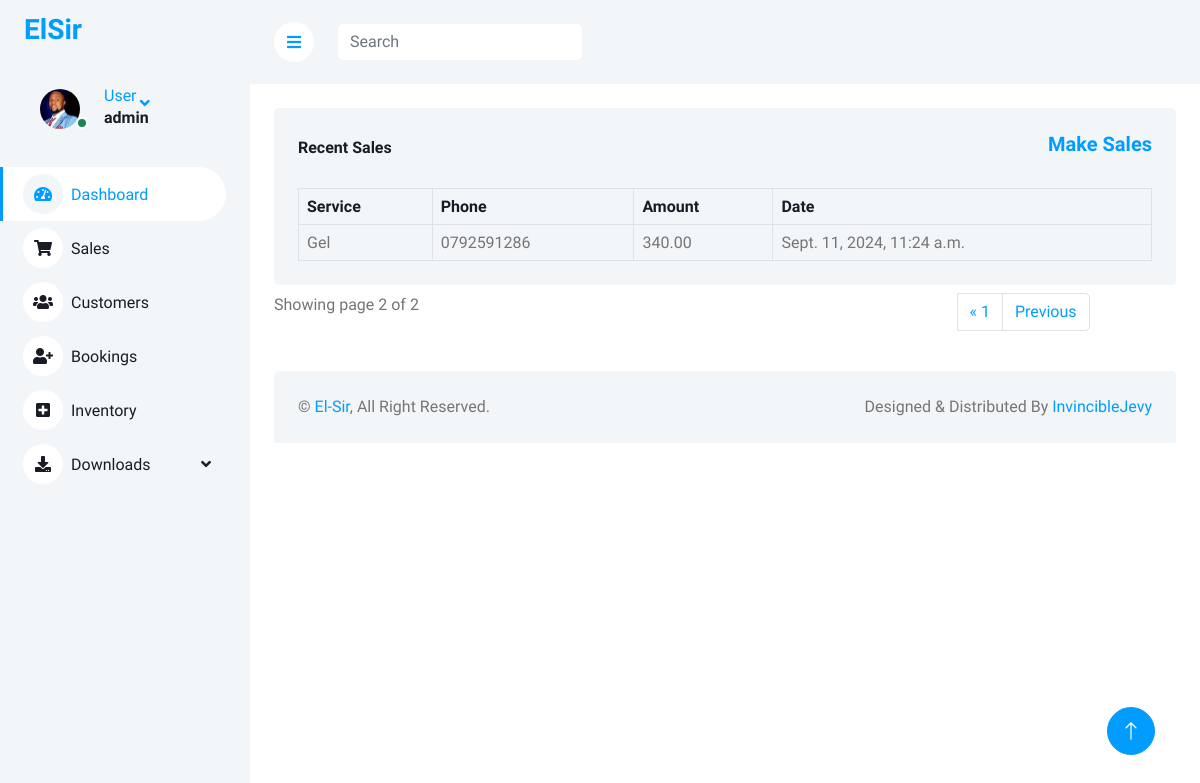
Screenshot of /sales/?page=2 (signed in) with the database file from the repository.
### elsiruser/models.py (models this page shows, shortened)
class Sale(models.Model):
    customer_name = models.ForeignKey(Customer, on_delete = models.PROTECT)
    phone = models.CharField(max_length=12,null=True)
    services = models.CharField(max_length=255,default="" )
    CASH = "cash"
    MPESA = "Mpesa"
    PAYMENT_MODE = {
        CASH : "cash",
        MPESA : "Mpesa"
        }
    payment_mode = models.CharField(
    max_length= 10,
    choices=PAYMENT_MODE,
    default=CASH,
    )
    mpesa_code = models.CharField(max_length=255, null=True)
    amount = models.DecimalField(max_digits=40, decimal_places=2,default=0)
    date_paid = models.DateTimeField(default=timezone.now)
    class Meta:
        ordering:['-date_paid'] # type: ignore

### elsiruser/views.py (the view)
# urls.py: path('sales/',views.sales, name="sales"),
@login_required(login_url='login')
def sales(request):
    sales = Sale.objects.all().order_by('-date_paid')
    for sale in sales:
        sale.services_list = ast.literal_eval(sale.services)
    paginator = Paginator(sales,7)
    page_number = request.GET.get('page')
    page_obj =Paginator.get_page(paginator, page_number)
    context = {'sales':sales,'page_obj':page_obj}
    return render(request,'sales.html',context)

### elsiruser/templates/sales.html (shortened to what this page needs)
{% extends 'base.html' %}
{% load static %}
{% block content %}
{%include 'sidebar.html' %}
    <div class="content">
        <nav class="navbar navbar-expand bg-light navbar-light sticky-top px-4 py-10">
                <a href="{% url 'dashboard' %}" class="sidebar-toggler flex-shrink-0">
                    <i class="fa fa-bars"></i>
                </a>
                <form class="d-md-flex ms-4 mt-3">
                    <input class="form-control border-0" type="search" id="searchField" placeholder="Search">
                </form>
        </nav>
        <div class="container-fluid pt-4 px-4">
            <div class="bg-light text-center rounded p-4">
                <div class="d-flex align-items-center justify-content-between mb-4">
                    <h6 class="mb-0">Recent Sales</h6>
                    <h5><a href="{% url 'customers' %}">Make Sales</a></h5>
                </div>
                <div class="app-table">
                    <div class="table-responsive">
                        <table class="table text-start align-middle table-bordered table-hover mb-0">
                            <thead>
                                <tr class="text-dark">
                                    <th scope="col">Service</th>
                                    <th scope="col">Phone</th>
                                    <th scope="col">Amount</th>
                                    <th scope="col">Date</th>
                                </tr>
                            </thead>
                            <tbody>
                                {% for sale in page_obj %}
                                <tr>
                                    <td>{{ sale.services_list|join:", " }}</td>
                                    <td>{{sale.phone}}</td>
                                    <td>{{sale.amount}}</td>
                                    <td>{{sale.date_paid}}</td>
                                </tr>
                                {% endfor %}
                            </tbody>
                        </table>
                    </div>
                </div>
            </div>
            <div class="pagination-container pt-2">
                <div class="row">
                    <div class="col-md-9">
                        Showing page {{page_obj.number}} of {{ page_obj.paginator.num_pages }}
                      </div>
                      <ul class="pagination align-right float-right mr-auto , col-md-3">
                        {% if page_obj.has_previous %}
                        <li {% if page_obj.number == 1 %} class="page-item active" {% endif %}><a class="page-link" href="?page=1">&laquo; 1</a></li>
                        <li class="page-item"> <a class="page-link" href="?page={{ page_obj.previous_page_number }}">Previous</a></li>
                        {% endif %}
                        </ul>
                </div>
            </div>
        </div>
{% endblock %}

### elsiruser/templates/sidebar.html (shortened to what this page needs)
{% load static %}
<div class="sidebar pe-4 pb-3">
    <nav class="navbar bg-light navbar-light">
        <a href="{% url 'dashboard' %}" class="navbar-brand mx-4 mb-3">
            <h3 class="text-primary"></i>ElSir</h3>
        </a>
        {% if user.is_authenticated %}
            <div class="nav-item dropdown">
                <a href="#" class="nav-link dropdown-toggle" data-bs-toggle="dropdown">
                    <div class="d-flex align-items-center ms-4 mb-4">
                        <div class="position-relative">
                            <img class="rounded-circle me-lg-2" src="{% static 'elsiruser/img/user1.jpg' %}" alt="" style="width: 40px; height: 40px;">
                            <div class="bg-success rounded-circle border border-2 border-white position-absolute end-0 bottom-0 p-1"></div>
                        </div>
                        <div class="ms-3">
                            <span class="d-none d-lg-inline-flex">User</span>
                            <h6>{{user.username}}</h6>
                        </div>
                    </div>
                </a>
            </div>
        {% else %}
            <a href="{%url 'login' %}" class="dropdown-item">LogIn</a>
        {% endif %}
        <div class="navbar-nav w-100">
            <a href="{% url 'dashboard' %}" class="nav-item nav-link active"><i class="fa fa-tachometer-alt me-2"></i>Dashboard</a>
            <a href="{% url 'sales' %}" class="nav-item nav-link"><i class="fa fa-shopping-cart me-2"></i>Sales</a>
            <a href="{% url 'customers' %}" class="nav-item nav-link"><i class="fa fa-users me-2"></i>Customers</a>
            <a href="{% url 'bookings' %}" class="nav-item nav-link"><i class="fa fa-user-plus me-2"></i>Bookings</a>
            <a href="{% url 'Inventory' %}" class="nav-item nav-link"><i class="fa fa-plus-square me-2"></i>Inventory</a>
            <div class="nav-item dropdown">
                <a href="#" class="nav-link dropdown-toggle" data-bs-toggle="dropdown"><i class="fa fa-download me-2"></i>Downloads</a>
            </div>
        </div>
    </nav>
</div>

### static/elsiruser/css/style.css (style rules this page uses)
:root { --primary: #009CFF; --light: #F3F6F9; --dark: #191C24; }
.sidebar { position: fixed; top: 0; left: 0; bottom: 0; width: 250px; height: 100vh; overflow-y: auto; background: var(--light); transition: 0.5s; z-index: 999; }
.content { margin-left: 250px; min-height: 100vh; background: #FFFFFF; transition: 0.5s; }
@media (min-width: 992px) { .sidebar { margin-left: 0; } }
@media (min-width: 992px) { .content { width: calc(100% - 250px); } }
.sidebar .navbar .navbar-nav .nav-link { padding: 7px 20px; color: var(--dark); font-weight: 500; border-left: 3px solid var(--light); border-radius: 0 30px 30px 0; outline: none; }
.sidebar .navbar .navbar-nav .nav-link:hover, .sidebar .navbar .navbar-nav .nav-link.active { color: var(--primary); background: #FFFFFF; border-color: var(--primary); }
.sidebar .navbar .navbar-nav .nav-link i { width: 40px; height: 40px; display: inline-flex; align-items: center; justify-content: center; background: #FFFFFF; border-radius: 40px; }
.sidebar .navbar .navbar-nav .nav-link:hover i, .sidebar .navbar .navbar-nav .nav-link.active i { background: var(--light); }
.sidebar .navbar .dropdown-toggle::after { position: absolute; top: 15px; right: 15px; border: none; content: "\f107"; font-family: "Font Awesome 5 Free"; font-weight: 900; transition: .5s; }
.content .navbar .sidebar-toggler, .content .navbar .navbar-nav .nav-link i { width: 40px; height: 40px; display: inline-flex; align-items: center; justify-content: center; background: #FFFFFF; border-radius: 40px; }

### rows the page displays
Sale: services_list "Gel", phone "0792591286", amount "340.00", date_paid "Sept. 11, 2024, 11:24 a.m."

### other values shown
{{ user.username }} "admin"
{{ page_obj.number }} "2"
{{ page_obj.paginator.num_pages }} "2"
